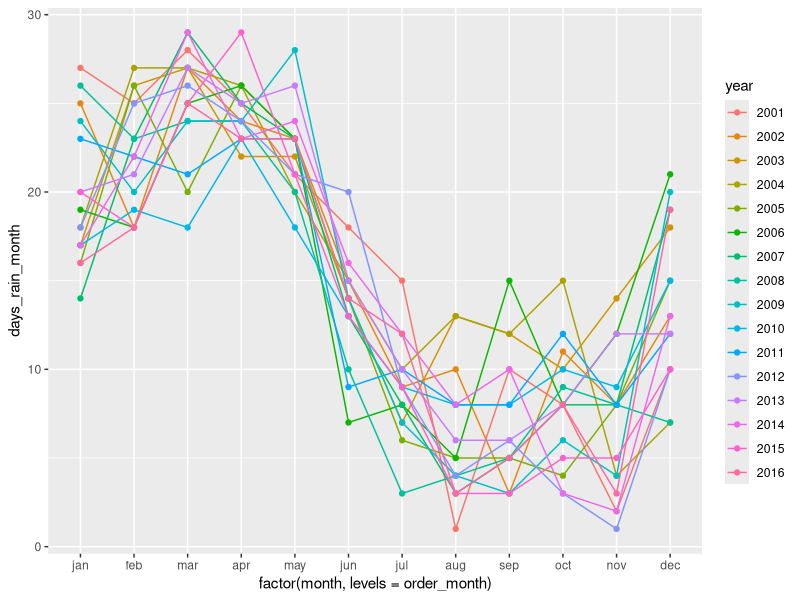
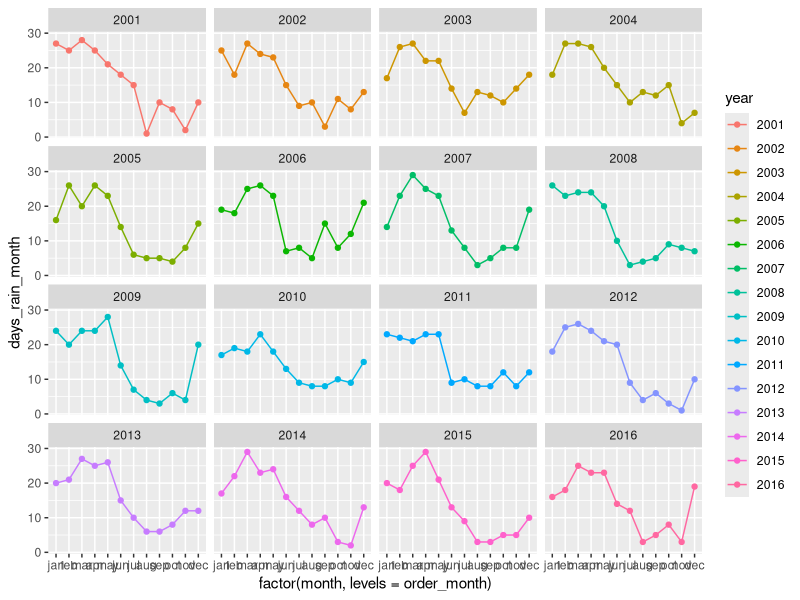
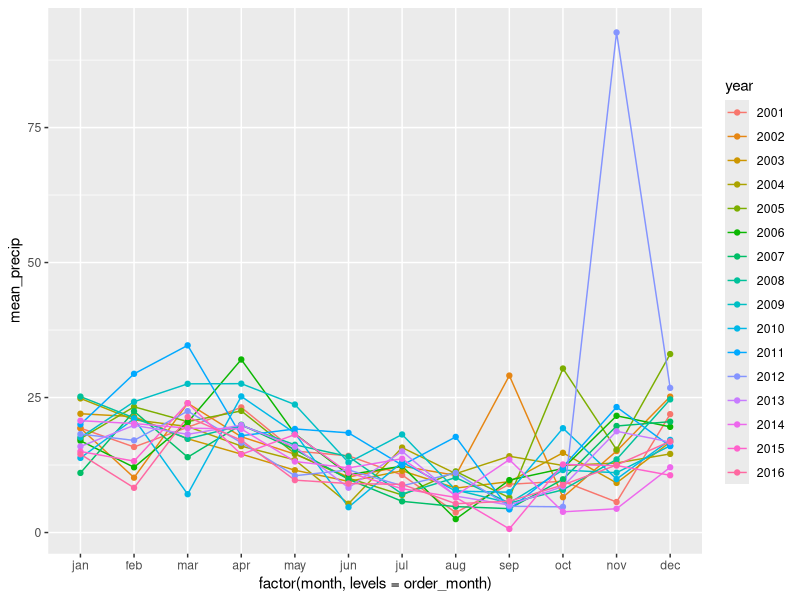
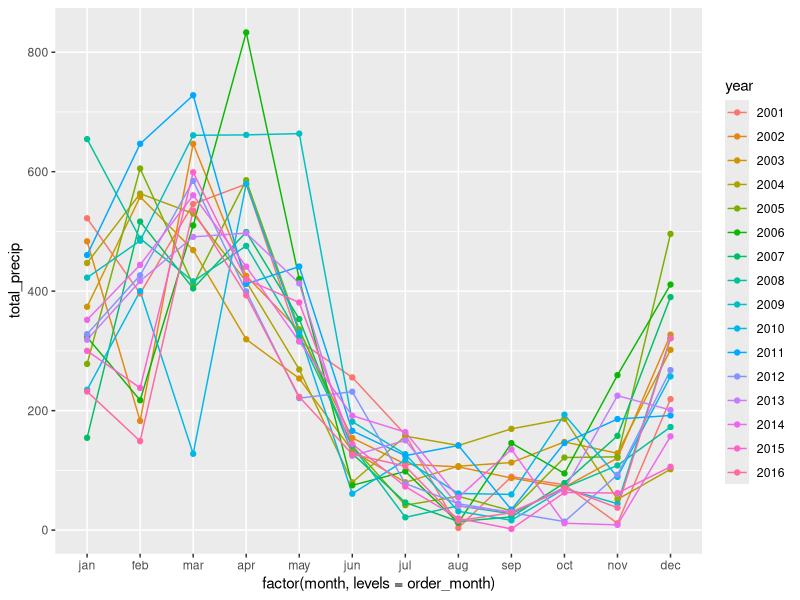
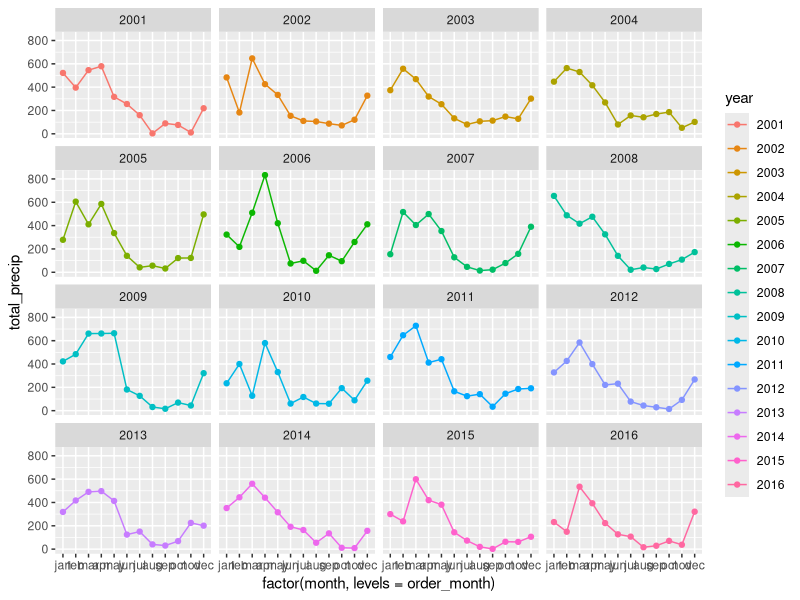
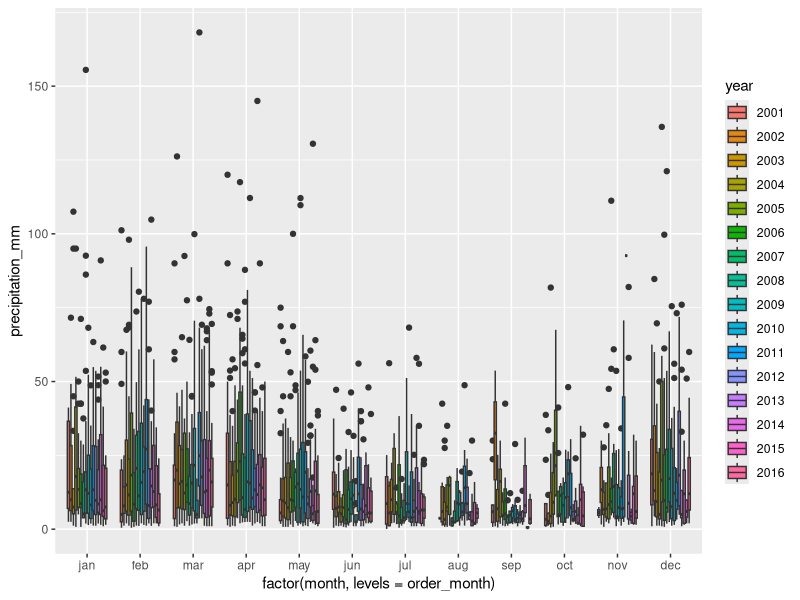
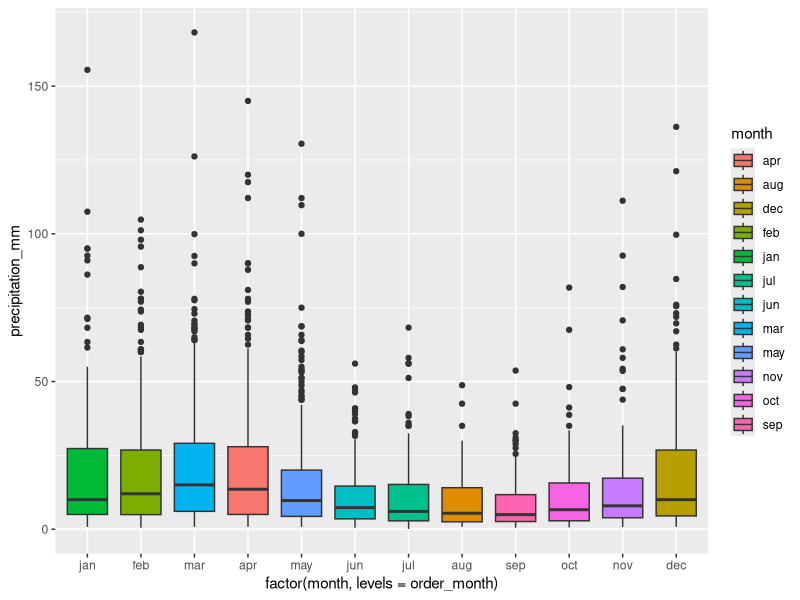

Recreate these plots in R, in order. (Note: this script raises an error after producing the figures.)
library(ggplot2)
library(dplyr)
library(tidyr)
library(readxl)
library(lubridate)

setwd('/home/toshi/Desktop/work_butanta/dashboard_precipitacao/')

raw_data <- read_excel(path = 'tabela_precipitacao_tome_acu.xlsx')
raw_data <- as.data.frame(raw_data)
head(raw_data)

firstup <- function(x) {
    substr(x, 1, 1) <- toupper(substr(x, 1, 1))
    x
}

raw_data_gather <- raw_data %>%
    gather(key= month, value= precipitation_mm, -day, -year) %>%
    mutate(month_numeric = match(firstup(month), month.abb),
           date = ymd(paste(year, month_numeric, day, sep = '-'))) 

str(raw_data_gather)

# Cleaning miss values
raw_data_gather$precipitation_mm[ which(raw_data_gather$precipitation_mm  == '0') ] <- NA
raw_data_gather$precipitation_mm[ which(raw_data_gather$precipitation_mm  == '-') ] <- NA
raw_data_gather$precipitation_mm <- as.numeric(raw_data_gather$precipitation_mm)

# Formating data
raw_data_gather$day <- as.factor(raw_data_gather$day)
raw_data_gather$month <- as.factor(raw_data_gather$month) 
raw_data_gather$year <- as.factor(raw_data_gather$year)

head(raw_data_gather)

order_month <- unique(as.character(raw_data_gather$month))

# Remover linhas com NA na data (nao existem por conta do mes)
raw_data_gather <- raw_data_gather[ -which(is.na(raw_data_gather$date)), ]

# Mean precipitation per months per rain days
preciptation_per_month_per_rain_days <- raw_data_gather %>%
    group_by(year, month) %>%
    summarise(days_rain_month = sum(!is.na(precipitation_mm)),
              mean_precip_in_rain_days = sum(precipitation_mm, na.rm = TRUE)/ sum(!is.na(precipitation_mm)))

# Dias de chuva por mes
preciptation_per_month_per_rain_days %>%
    ggplot(aes(x=factor(month, levels = order_month), y=days_rain_month, col=year, group=year )) +
    geom_line() +
    geom_point()
    

preciptation_per_month_per_rain_days %>%
    ggplot(aes(x=factor(month, levels = order_month), y=days_rain_month, col=year, group=year )) +
    geom_line() +
    geom_point() +
    facet_wrap(~year)

# Precipitacao media por mes
raw_data_gather %>%
    group_by(year, month) %>%
    summarise(mean_precip = mean(precipitation_mm, na.rm = TRUE)) %>%
    ggplot(aes(x=factor(month, levels = order_month), y=mean_precip, col=year, group=year )) +
    geom_line() +
    geom_point()

# Precipitacao toal por mes
raw_data_gather %>%
    group_by(year, month) %>%
    summarise(total_precip = sum(precipitation_mm, na.rm = TRUE)) %>%
    ggplot(aes(x=factor(month, levels = order_month), y=total_precip, col=year, group=year )) +
    geom_line() +
    geom_point()

# Precipitacao toal por mes
raw_data_gather %>%
    group_by(year, month) %>%
    summarise(total_precip = sum(precipitation_mm, na.rm = TRUE)) %>%
    ggplot(aes(x=factor(month, levels = order_month), y=total_precip, col=year, group=year )) +
    geom_line() +
    geom_point() +
    facet_wrap(~year)

# boxplot precipitacao  mensao ao logo de todos os anos
raw_data_gather %>%
    ggplot(aes(x=factor(month, levels = order_month), y=precipitation_mm, fill=year)) +
    geom_boxplot()

# boxplot precipitacao  mensal geral 
raw_data_gather %>%
    ggplot(aes(x=factor(month, levels = order_month), y=precipitation_mm, fill=month)) +
    geom_boxplot()


preciptation_per_month_per_rain_days %>%
    spread(year, days_rain_month, mean_precip_in_rain_days)

# scale data to mean=0, sd=1 and convert to matrix
mtscaled <- as.matrix(scale(mtcars))

# create heatmap and don't reorder columns
heatmap(mtscaled, Colv=F, scale='none')